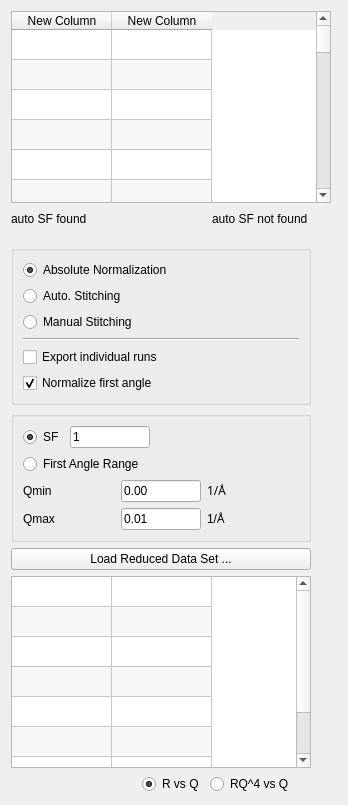
          <widget class="QWidget" name="data_stitching_Tab">
           <property name="autoFillBackground">
            <bool>false</bool>
           </property>
           <attribute name="title">
            <string>Data Stitching</string>
           </attribute>
           <layout class="QVBoxLayout" name="verticalLayout_3">
            <item>
             <layout class="QHBoxLayout" name="horizontalLayout_2">
              <item>
               <layout class="QVBoxLayout" name="verticalLayout_4">
                <property name="sizeConstraint">
                 <enum>QLayout::SetMinimumSize</enum>
                </property>
                <item>
                 <widget class="QTableWidget" name="dataStitchingTable">
                  <property name="enabled">
                   <bool>true</bool>
                  </property>
                  <property name="minimumSize">
                   <size>
                    <width>320</width>
                    <height>0</height>
                   </size>
                  </property>
                  <property name="maximumSize">
                   <size>
                    <width>300</width>
                    <height>16777215</height>
                   </size>
                  </property>
                  <property name="alternatingRowColors">
                   <bool>true</bool>
                  </property>
                  <property name="wordWrap">
                   <bool>false</bool>
                  </property>
                  <attribute name="verticalHeaderVisible">
                   <bool>false</bool>
                  </attribute>
                  <row>
                   <property name="text">
                    <string>New Row</string>
                   </property>
                  </row>
                  <row>
                   <property name="text">
                    <string>New Row</string>
                   </property>
                  </row>
                  <row>
                   <property name="text">
                    <string>New Row</string>
                   </property>
                  </row>
                  <row>
                   <property name="text">
                    <string>New Row</string>
                   </property>
                  </row>
                  <row>
                   <property name="text">
                    <string>New Row</string>
                   </property>
                  </row>
                  <row>
                   <property name="text">
                    <string>New Row</string>
                   </property>
                  </row>
                  <row>
                   <property name="text">
                    <string>New Row</string>
                   </property>
                  </row>
                  <row>
                   <property name="text">
                    <string>New Row</string>
                   </property>
                  </row>
                  <row>
                   <property name="text">
                    <string>New Row</string>
                   </property>
                  </row>
                  <row>
                   <property name="text">
                    <string>New Row</string>
                   </property>
                  </row>
                  <row>
                   <property name="text">
                    <string>New Row</string>
                   </property>
                  </row>
                  <row>
                   <property name="text">
                    <string>New Row</string>
                   </property>
                  </row>
                  <row>
                   <property name="text">
                    <string>New Row</string>
                   </property>
                  </row>
                  <row>
                   <property name="text">
                    <string>New Row</string>
                   </property>
                  </row>
                  <row>
                   <property name="text">
                    <string>New Row</string>
                   </property>
                  </row>
                  <row>
                   <property name="text">
                    <string>New Row</string>
                   </property>
                  </row>
                  <row>
                   <property name="text">
                    <string>New Row</string>
                   </property>
                  </row>
                  <row>
                   <property name="text">
                    <string>New Row</string>
                   </property>
                  </row>
                  <row>
                   <property name="text">
                    <string>New Row</string>
                   </property>
                  </row>
                  <row>
                   <property name="text">
                    <string>New Row</string>
                   </property>
                  </row>
                  <row>
                   <property name="text">
                    <string>New Row</string>
                   </property>
                  </row>
                  <row>
                   <property name="text">
                    <string>New Row</string>
                   </property>
                  </row>
                  <row>
                   <property name="text">
                    <string>New Row</string>
                   </property>
                  </row>
                  <row>
                   <property name="text">
                    <string>New Row</string>
                   </property>
                  </row>
                  <row>
                   <property name="text">
                    <string>New Row</string>
                   </property>
                  </row>
                  <row>
                   <property name="text">
                    <string>New Row</string>
                   </property>
                  </row>
                  <row>
                   <property name="text">
                    <string>New Row</string>
                   </property>
                  </row>
                  <row>
                   <property name="text">
                    <string>New Row</string>
                   </property>
                  </row>
                  <row>
                   <property name="text">
                    <string>New Row</string>
                   </property>
                  </row>
                  <row>
                   <property name="text">
                    <string>New Row</string>
                   </property>
                  </row>
                  <row>
                   <property name="text">
                    <string>New Row</string>
                   </property>
                  </row>
                  <row>
                   <property name="text">
                    <string>New Row</string>
                   </property>
                  </row>
                  <row>
                   <property name="text">
                    <string>New Row</string>
                   </property>
                  </row>
                  <column>
                   <property name="text">
                    <string>New Column</string>
                   </property>
                  </column>
                  <column>
                   <property name="text">
                    <string>New Column</string>
                   </property>
                  </column>
                 </widget>
                </item>
                <item>
                 <layout class="QHBoxLayout" name="horizontalLayout_8">
                  <item>
                   <widget class="QLabel" name="sf_found_label">
                    <property name="text">
                     <string>auto SF found</string>
                    </property>
                   </widget>
                  </item>
                  <item>
                   <spacer name="horizontalSpacer_16">
                    <property name="orientation">
                     <enum>Qt::Horizontal</enum>
                    </property>
                    <property name="sizeType">
                     <enum>QSizePolicy::Fixed</enum>
                    </property>
                    <property name="sizeHint" stdset="0">
                     <size>
                      <width>75</width>
                      <height>20</height>
                     </size>
                    </property>
                   </spacer>
                  </item>
                  <item>
                   <widget class="QLabel" name="sf_not_found_label">
                    <property name="text">
                     <string>auto SF not found</string>
                    </property>
                    <property name="alignment">
                     <set>Qt::AlignLeading|Qt::AlignLeft|Qt::AlignVCenter</set>
                    </property>
                   </widget>
                  </item>
                 </layout>
                </item>
                <item>
                 <spacer name="verticalSpacer_2">
                  <property name="orientation">
                   <enum>Qt::Vertical</enum>
                  </property>
                  <property name="sizeType">
                   <enum>QSizePolicy::Fixed</enum>
                  </property>
                  <property name="sizeHint" stdset="0">
                   <size>
                    <width>20</width>
                    <height>10</height>
                   </size>
                  </property>
                 </spacer>
                </item>
                <item>
                 <widget class="QGroupBox" name="groupBox_2">
                  <property name="maximumSize">
                   <size>
                    <width>300</width>
                    <height>16777215</height>
                   </size>
                  </property>
                  <property name="title">
                   <string/>
                  </property>
                  <layout class="QHBoxLayout" name="horizontalLayout_15">
                   <item>
                    <layout class="QVBoxLayout" name="verticalLayout_22">
                     <item>
                      <widget class="QRadioButton" name="absolute_normalization_button">
                       <property name="text">
                        <string>Absolute Normalization</string>
                       </property>
                       <property name="checked">
                        <bool>true</bool>
                       </property>
                      </widget>
                     </item>
                     <item>
                      <widget class="QRadioButton" name="auto_stitching_button">
                       <property name="text">
                        <string>Auto. Stitching</string>
                       </property>
                      </widget>
                     </item>
                     <item>
                      <widget class="QRadioButton" name="manual_stitching_button">
                       <property name="text">
                        <string>Manual Stitching</string>
                       </property>
                      </widget>
                     </item>
                     <item>
                      <widget class="Line" name="line">
                       <property name="orientation">
                        <enum>Qt::Horizontal</enum>
                       </property>
                      </widget>
                     </item>
                     <item>
                      <widget class="QCheckBox" name="export_individual_checkbox">
                       <property name="text">
                        <string>Export individual runs</string>
                       </property>
                      </widget>
                     </item>
                     <item>
                      <widget class="QCheckBox" name="normalize_first_angle_checkbox">
                       <property name="text">
                        <string>Normalize first angle</string>
                       </property>
                       <property name="checked">
                        <bool>true</bool>
                       </property>
                      </widget>
                     </item>
                    </layout>
                   </item>
                  </layout>
                 </widget>
                </item>
                <item>
                 <widget class="QGroupBox" name="sf_first_angle_range_group">
                  <property name="maximumSize">
                   <size>
                    <width>300</width>
                    <height>16777215</height>
                   </size>
                  </property>
                  <property name="title">
                   <string/>
                  </property>
                  <layout class="QHBoxLayout" name="horizontalLayout_14">
                   <item>
                    <layout class="QVBoxLayout" name="verticalLayout_23">
                     <property name="sizeConstraint">
                      <enum>QLayout::SetMinimumSize</enum>
                     </property>
                     <item>
                      <layout class="QHBoxLayout" name="horizontalLayout_20">
                       <property name="sizeConstraint">
                        <enum>QLayout::SetFixedSize</enum>
                       </property>
                       <item>
                        <widget class="QRadioButton" name="sf_button">
                         <property name="text">
                          <string>SF</string>
                         </property>
                         <property name="checked">
                          <bool>true</bool>
                         </property>
                        </widget>
                       </item>
                       <item>
                        <widget class="QLineEdit" name="sf_value">
                         <property name="maximumSize">
                          <size>
                           <width>80</width>
                           <height>16777215</height>
                          </size>
                         </property>
                         <property name="text">
                          <string>1</string>
                         </property>
                        </widget>
                       </item>
                       <item>
                        <spacer name="horizontalSpacer_4">
                         <property name="orientation">
                          <enum>Qt::Horizontal</enum>
                         </property>
                         <property name="sizeType">
                          <enum>QSizePolicy::Expanding</enum>
                         </property>
                         <property name="sizeHint" stdset="0">
                          <size>
                           <width>40</width>
                           <height>20</height>
                          </size>
                         </property>
                        </spacer>
                       </item>
                      </layout>
                     </item>
                     <item>
                      <widget class="QRadioButton" name="first_angle_range_button">
                       <property name="maximumSize">
                        <size>
                         <width>200</width>
                         <height>16777215</height>
                        </size>
                       </property>
                       <property name="text">
                        <string>First Angle Range</string>
                       </property>
                       <property name="checked">
                        <bool>false</bool>
                       </property>
                      </widget>
                     </item>
                     <item>
                      <layout class="QHBoxLayout" name="horizontalLayout_21">
                       <item>
                        <layout class="QVBoxLayout" name="verticalLayout_24">
                         <property name="sizeConstraint">
                          <enum>QLayout::SetFixedSize</enum>
                         </property>
                         <item>
                          <layout class="QHBoxLayout" name="horizontalLayout_22">
                           <property name="sizeConstraint">
                            <enum>QLayout::SetMinimumSize</enum>
                           </property>
                           <item>
                            <widget class="QLabel" name="qmin_label">
                             <property name="enabled">
                              <bool>true</bool>
                             </property>
                             <property name="text">
                              <string>Qmin</string>
                             </property>
                            </widget>
                           </item>
                           <item>
                            <widget class="QLineEdit" name="sf_qmin_value">
                             <property name="enabled">
                              <bool>true</bool>
                             </property>
                             <property name="maximumSize">
                              <size>
                               <width>80</width>
                               <height>16777215</height>
                              </size>
                             </property>
                             <property name="text">
                              <string>0.00</string>
                             </property>
                            </widget>
                           </item>
                           <item>
                            <widget class="QLabel" name="qmin_units">
                             <property name="enabled">
                              <bool>true</bool>
                             </property>
                             <property name="font">
                              <font>
                               <family>Abyssinica SIL</family>
                               <pointsize>8</pointsize>
                              </font>
                             </property>
                             <property name="text">
                              <string>&lt;!DOCTYPE HTML PUBLIC &quot;-//W3C//DTD HTML 4.0//EN&quot; &quot;http://www.w3.org/TR/REC-html40/strict.dtd&quot;&gt;
&lt;html&gt;&lt;head&gt;&lt;meta name=&quot;qrichtext&quot; content=&quot;1&quot; /&gt;&lt;style type=&quot;text/css&quot;&gt;
p, li { white-space: pre-wrap; }
&lt;/style&gt;&lt;/head&gt;&lt;body style=&quot; font-family:'Sans'; font-size:10pt; font-weight:400; font-style:normal;&quot;&gt;
&lt;p style=&quot; margin-top:0px; margin-bottom:0px; margin-left:0px; margin-right:0px; -qt-block-indent:0; text-indent:0px;&quot;&gt;&lt;span style=&quot; font-family:'Lucida Grande'; font-size:9pt;&quot;&gt;1/Å&lt;/span&gt;&lt;/p&gt;&lt;/body&gt;&lt;/html&gt;</string>
                             </property>
                            </widget>
                           </item>
                          </layout>
                         </item>
                         <item>
                          <layout class="QHBoxLayout" name="horizontalLayout_23">
                           <property name="sizeConstraint">
                            <enum>QLayout::SetMinimumSize</enum>
                           </property>
                           <item>
                            <widget class="QLabel" name="qmax_label">
                             <property name="enabled">
                              <bool>true</bool>
                             </property>
                             <property name="text">
                              <string>Qmax</string>
                             </property>
                            </widget>
                           </item>
                           <item>
                            <widget class="QLineEdit" name="sf_qmax_value">
                             <property name="enabled">
                              <bool>true</bool>
                             </property>
                             <property name="maximumSize">
                              <size>
                               <width>80</width>
                               <height>16777215</height>
                              </size>
                             </property>
                             <property name="text">
                              <string>0.01</string>
                             </property>
                            </widget>
                           </item>
                           <item>
                            <widget class="QLabel" name="qmax_units">
                             <property name="enabled">
                              <bool>true</bool>
                             </property>
                             <property name="text">
                              <string>&lt;!DOCTYPE HTML PUBLIC &quot;-//W3C//DTD HTML 4.0//EN&quot; &quot;http://www.w3.org/TR/REC-html40/strict.dtd&quot;&gt;
&lt;html&gt;&lt;head&gt;&lt;meta name=&quot;qrichtext&quot; content=&quot;1&quot; /&gt;&lt;style type=&quot;text/css&quot;&gt;
p, li { white-space: pre-wrap; }
&lt;/style&gt;&lt;/head&gt;&lt;body style=&quot; font-family:'Sans'; font-size:10pt; font-weight:400; font-style:normal;&quot;&gt;
&lt;p style=&quot; margin-top:0px; margin-bottom:0px; margin-left:0px; margin-right:0px; -qt-block-indent:0; text-indent:0px;&quot;&gt;&lt;span style=&quot; font-family:'Lucida Grande'; font-size:9pt;&quot;&gt;1/Å&lt;/span&gt;&lt;/p&gt;&lt;/body&gt;&lt;/html&gt;</string>
                             </property>
                            </widget>
                           </item>
                          </layout>
                         </item>
                        </layout>
                       </item>
                      </layout>
                     </item>
                    </layout>
                   </item>
                  </layout>
                 </widget>
                </item>
                <item>
                 <layout class="QVBoxLayout" name="verticalLayout_7">
                  <item>
                   <widget class="QPushButton" name="loadReducedAsciiDataSet">
                    <property name="enabled">
                     <bool>true</bool>
                    </property>
                    <property name="minimumSize">
                     <size>
                      <width>300</width>
                      <height>0</height>
                     </size>
                    </property>
                    <property name="maximumSize">
                     <size>
                      <width>300</width>
                      <height>16777215</height>
                     </size>
                    </property>
                    <property name="text">
                     <string>Load Reduced Data Set ...</string>
                    </property>
                   </widget>
                  </item>
                  <item>
                   <widget class="QTableWidget" name="reducedAsciiDataSetTable">
                    <property name="enabled">
                     <bool>true</bool>
                    </property>
                    <property name="minimumSize">
                     <size>
                      <width>300</width>
                      <height>0</height>
                     </size>
                    </property>
                    <property name="maximumSize">
                     <size>
                      <width>300</width>
                      <height>16777215</height>
                     </size>
                    </property>
                    <property name="contextMenuPolicy">
                     <enum>Qt::CustomContextMenu</enum>
                    </property>
                    <property name="horizontalScrollBarPolicy">
                     <enum>Qt::ScrollBarAlwaysOff</enum>
                    </property>
                    <property name="editTriggers">
                     <set>QAbstractItemView::SelectedClicked</set>
                    </property>
                    <property name="alternatingRowColors">
                     <bool>true</bool>
                    </property>
                    <property name="selectionMode">
                     <enum>QAbstractItemView::ExtendedSelection</enum>
                    </property>
                    <property name="wordWrap">
                     <bool>false</bool>
                    </property>
                    <property name="columnCount">
                     <number>2</number>
                    </property>
                    <attribute name="horizontalHeaderVisible">
                     <bool>false</bool>
                    </attribute>
                    <attribute name="horizontalHeaderCascadingSectionResizes">
                     <bool>false</bool>
                    </attribute>
                    <attribute name="verticalHeaderVisible">
                     <bool>false</bool>
                    </attribute>
                    <row>
                     <property name="text">
                      <string>New Row</string>
                     </property>
                    </row>
                    <row>
                     <property name="text">
                      <string>New Row</string>
                     </property>
                    </row>
                    <row>
                     <property name="text">
                      <string>New Row</string>
                     </property>
                    </row>
                    <row>
                     <property name="text">
                      <string>New Row</string>
                     </property>
                    </row>
                    <row>
                     <property name="text">
                      <string>New Row</string>
                     </property>
                    </row>
                    <row>
                     <property name="text">
                      <string>New Row</string>
                     </property>
                    </row>
                    <row>
                     <property name="text">
                      <string>New Row</string>
                     </property>
                    </row>
                    <row>
                     <property name="text">
                      <string>New Row</string>
                     </property>
                    </row>
                    <column>
                     <property name="text">
                      <string>New Column</string>
                     </property>
                    </column>
                    <column>
                     <property name="text">
                      <string>New Column</string>
                     </property>
                    </column>
                   </widget>
                  </item>
                 </layout>
                </item>
               </layout>
              </item>
              <item>
               <widget class="MPLWidgetXLogYLog" name="data_stitching_plot" native="true">
                <property name="enabled">
                 <bool>true</bool>
                </property>
                <property name="sizePolicy">
                 <sizepolicy hsizetype="Expanding" vsizetype="Expanding">
                  <horstretch>0</horstretch>
                  <verstretch>0</verstretch>
                 </sizepolicy>
                </property>
               </widget>
              </item>
             </layout>
            </item>
            <item>
             <layout class="QHBoxLayout" name="horizontalLayout_7">
              <item>
               <spacer name="horizontalSpacer_5">
                <property name="orientation">
                 <enum>Qt::Horizontal</enum>
                </property>
                <property name="sizeHint" stdset="0">
                 <size>
                  <width>40</width>
                  <height>20</height>
                 </size>
                </property>
               </spacer>
              </item>
              <item>
               <spacer name="horizontalSpacer_2">
                <property name="orientation">
                 <enum>Qt::Horizontal</enum>
                </property>
                <property name="sizeHint" stdset="0">
                 <size>
                  <width>40</width>
                  <height>20</height>
                 </size>
                </property>
               </spacer>
              </item>
              <item>
               <spacer name="horizontalSpacer_3">
                <property name="orientation">
                 <enum>Qt::Horizontal</enum>
                </property>
                <property name="sizeHint" stdset="0">
                 <size>
                  <width>40</width>
                  <height>20</height>
                 </size>
                </property>
               </spacer>
              </item>
              <item>
               <widget class="QRadioButton" name="RvsQ">
                <property name="enabled">
                 <bool>true</bool>
                </property>
                <property name="text">
                 <string>R vs Q</string>
                </property>
                <property name="checked">
                 <bool>true</bool>
                </property>
               </widget>
              </item>
              <item>
               <widget class="QRadioButton" name="RQ4vsQ">
                <property name="enabled">
                 <bool>true</bool>
                </property>
                <property name="text">
                 <string>RQ^4 vs Q</string>
                </property>
               </widget>
              </item>
              <item>
               <spacer name="horizontalSpacer">
                <property name="orientation">
                 <enum>Qt::Horizontal</enum>
                </property>
                <property name="sizeHint" stdset="0">
                 <size>
                  <width>40</width>
                  <height>20</height>
                 </size>
                </property>
               </spacer>
              </item>
             </layout>
            </item>
           </layout>
          </widget>
